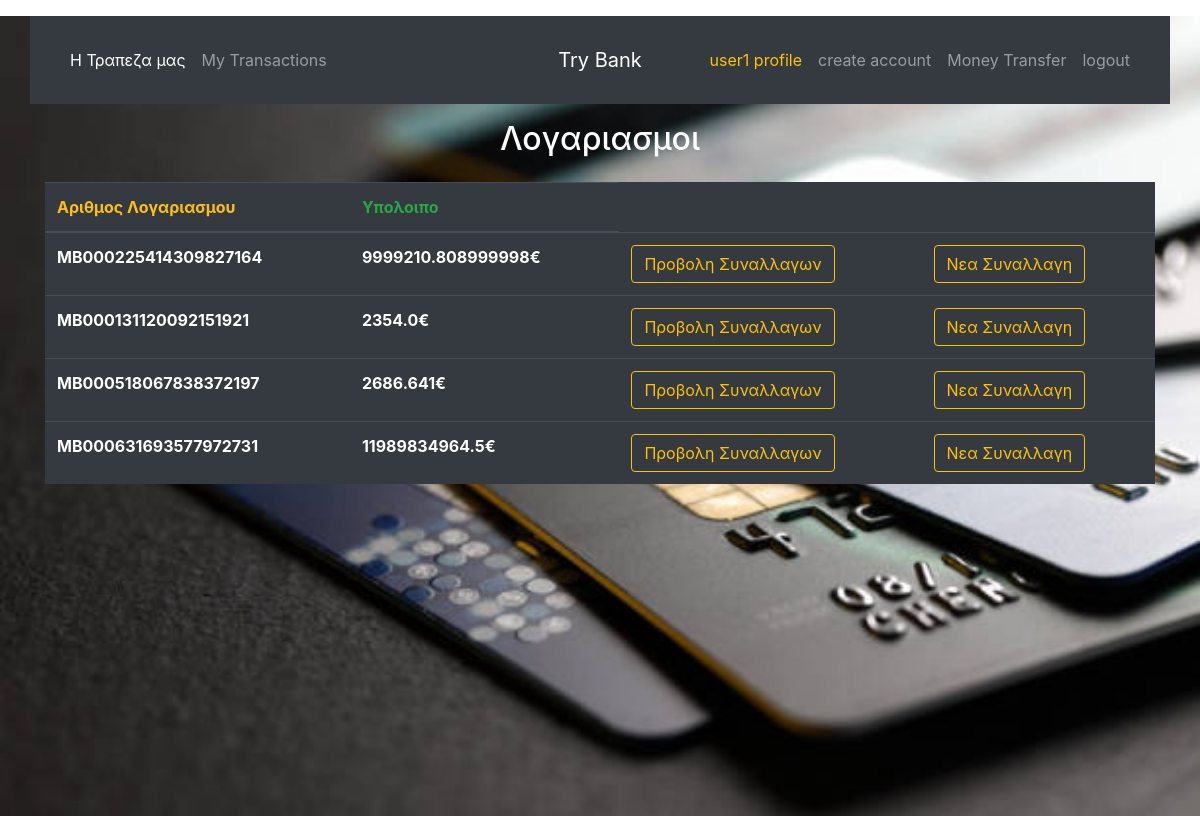
The app's page /profile/ (signed in), older data.
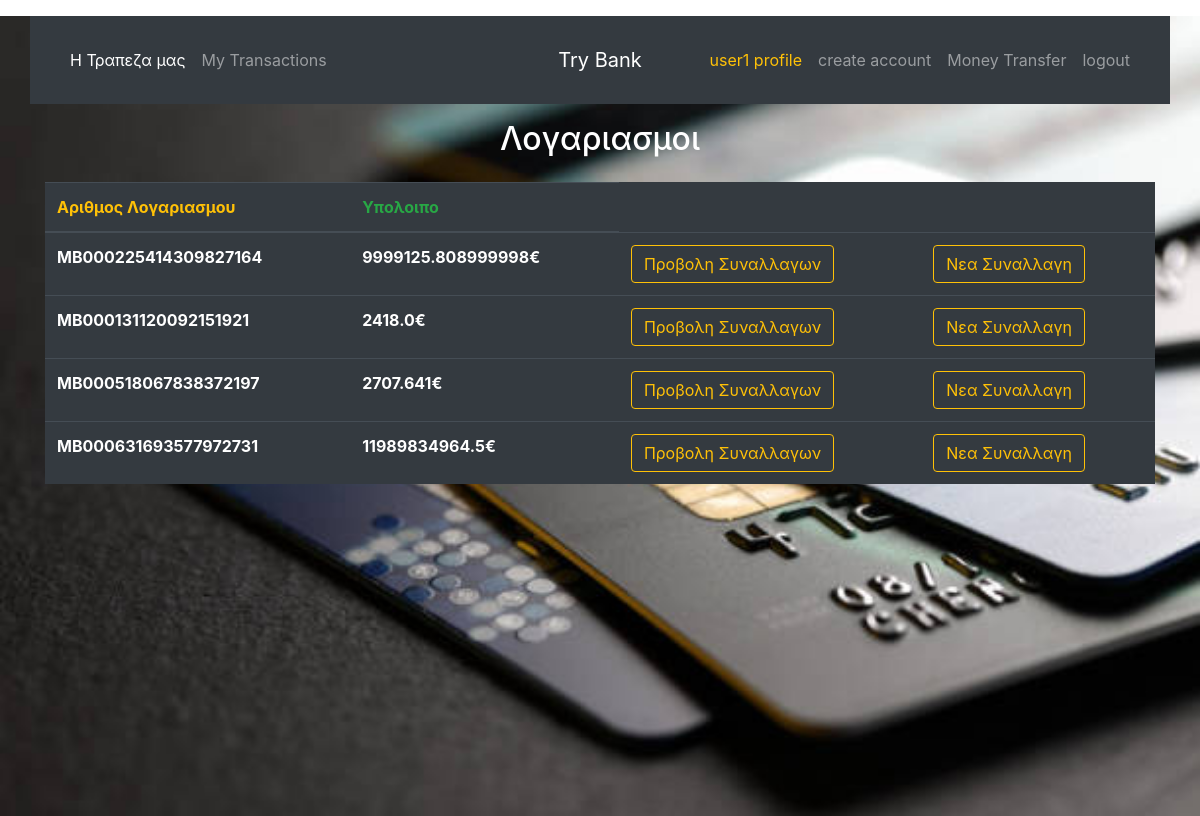
The same page, newer data.
### customers/models.py (models this page shows, shortened)
class Accounts(models.Model):
    owner = models.ForeignKey(User, on_delete = models.CASCADE)
    acc_number = models.CharField(primary_key=True, max_length=20)
    balance = models.FloatField(default= 0)

### customers/views.py (the view)
# urls.py: path('profile/',views.profile_page, name= 'user_profile'),
@login_required()
def profile_page(request):
    user = request.user
    query = Accounts.objects.filter(owner=user).all()
    context = {
        'object': query,
        'user': user
    }
    return render(request, 'user_profile.html', context=context)

### templates/user_profile.html
{% extends 'welcome_page.html' %}
{% block content %}
<div class="container">
    <div>
  <h2 class="text-center text-white">Λογαριασμοι</h2>
    </div>
<div class="mt-4">
  <table class="table table-dark mt-4">
    <thead>
      <tr>
        <th class="text-warning">Αριθμος Λογαριασμου</th>
        <th class="text-success">Υπολοιπο</th>
      </tr>
    </thead>
      {% for obj in object %}
      <tr>
        <th>{{obj.acc_number}}</th>
        <th>{{obj.balance}}€</th>
        <th><a href="{% url 'account' obj.acc_number %}"<button type="button" class="btn btn-outline-warning">Προβολη Συναλλαγων</button></th>
        <th><a href="{% url 'transfer2' obj.acc_number %}"<button type="button" class="btn btn-outline-warning">Νεα Συναλλαγη</button></th>
      </tr>
  </div>
</div>
  {% endfor %}
{% endblock content %}

Row changes from the older to the newer data that the page shows:
changed Accounts "MB000225414309827164": balance "9999210.808999998" → "9999125.808999998"
changed Accounts "MB000131120092151921": balance "2354.0" → "2418.0"
changed Accounts "MB000518067838372197": balance "2686.641" → "2707.641"
